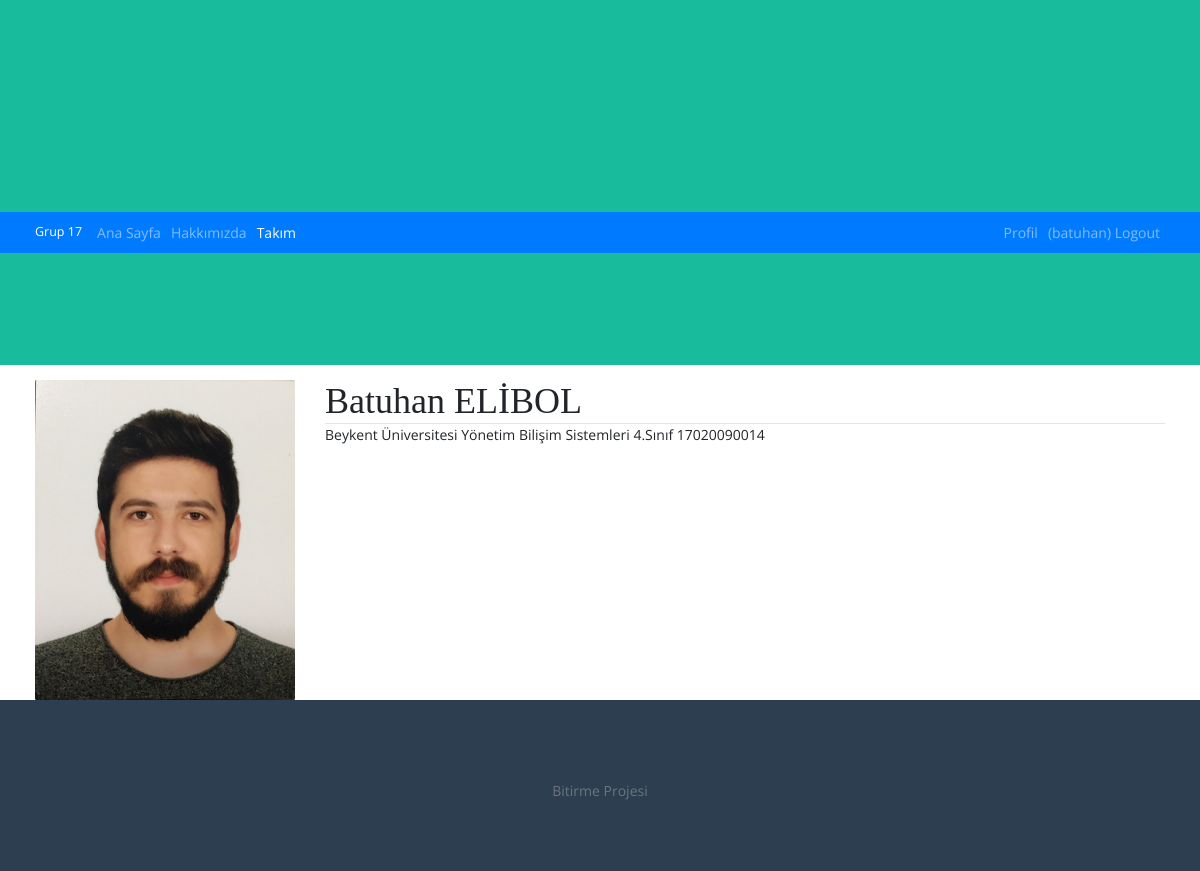
The app's page /takim/1 (signed in) with its own data.
### takim/models.py (models this page shows, shortened)
class Takim(models.Model):
    name = models.CharField(max_length=100, verbose_name='Ekip Üyesi')
    description = models.TextField(verbose_name='Üye Açıklaması')
    image = models.CharField(max_length=50, verbose_name='Üye Resmi')
    created_date = models.DateTimeField(auto_now_add=True, verbose_name='Eklenme Tarihi')
    isPublished = models.BooleanField(default=True)
    def get_image_path(self):
        return '/img/'+ self.image

### takim/views.py (the view)
# urls.py: path('<int:takim_id>', views.detail, name='detail'),
def detail(request, takim_id):
    team = get_object_or_404(Takim, pk= takim_id)
    context = {
        'team':team
    }
    return render(request, 'takim/detail.html', context)

### templates/takim/detail.html
{% extends 'layout.html' %}
{% load static %}
{% block content %}
    <div class="row">
        <div class="col-md-3">
            <img class="card-img" src="{% static team.get_image_path %}" alt="">
        </div>
        <div class="col-md-9">
            <h1>{{ team.name }}</h1>
            <hr>
            <p>
                {{ team.description }}
            </p>
        </div>
    </div>
{% endblock %}

### templates/partials/_navbar.html (shortened to what this page needs)
<header>
    <div class="navbar navbar-expand-sm bg-primary navbar-dark">
        <div class="container">
            <a href="{% url 'index' %}" class="navbar-brand">Grup 17</a>
            <ul class="navbar-nav mr-auto">
                <li
                {% if request.path == '/'%}
                    class="nav-item active"
                {% else  %}
                    class="nav-item"
                {% endif %}
                >
                    <a href="{% url 'index' %}" class="nav-link">Ana Sayfa</a>
                </li>
                <li
                {% if 'about' in request.path %}
                    class="nav-item active"
                {% else  %}
                    class="nav-item"
                {% endif %}
                >
                    <a href="{% url 'about' %}" class="nav-link">Hakkımızda</a>
                </li>
                <li
                {% if 'takim' in request.path %}
                    class="nav-item active"
                {% else  %}
                    class="nav-item"
                {% endif %}
                >
                    <a href="{% url 'takim' %}" class="nav-link">Takım</a>
                </li>
            </ul>
            <ul class="navbar-nav">
                {% if user.is_authenticated %}
                    <li
                    {% if 'calisan' in request.path %}
                        class="nav-item active"
                    {% else  %}
                        class="nav-item"
                    {% endif %}
                    >
                        <a href="{% url 'calisan' %}" class="nav-link">Profil</a>
                    </li>
                    <li class="nav-item">
                            <a  href="javascript:{document.getElementById('logout').submit()}" class="nav-link">({{ user.username }}) Logout</a>
                    </li>
                {% endif %}
            </ul>
        </div>
    </div>
</header>

### static/css/style.css (style rules this page uses)
* { padding: 0; margin: 0; box-sizing: border-box; }
html { font-size: 6px; }
body { font-family: 'Lato', sans-serif; font-size: 1.6rem; font-weight: 400; line-height: 1.5; background-color: #fff; position: relative; }
h1, h2, h3, h4, h5, h6 { font-weight: 700; font-family: Montserrat; }
a { text-decoration: none; }
ul { list-style-type: none; }
.container { width: 100%; margin-left: auto; margin-right: auto; padding-left: .5rem; padding-right: .5rem; }
@media (min-width: 576px) { .container { max-width: 540px; } }
@media (min-width: 576px) { html { font-size: 7px; } }
@media (min-width: 768px) { .container { max-width: 720px; } }
@media (min-width: 768px) { html { font-size: 8px; } }
@media (min-width: 992px) { .container { max-width: 960px; } }
@media (min-width: 992px) { html { font-size: 9px; } }
@media (min-width: 1200px) { .container { max-width: 1140px; } }
@media (min-width: 1200px) { html { font-size: 10px; } }
header { background-color: #18BC9C; padding-top: calc(112px + 10rem); padding-bottom: 112px; text-align: center; }

### static/css/main.css (style rules this page uses)
.row { display: -webkit-box; display: -webkit-flex; display: -moz-box; display: -ms-flexbox; display: flex; -webkit-flex-wrap: wrap; -ms-flex-wrap: wrap; flex-wrap: wrap; }
html { -webkit-box-sizing: border-box; -moz-box-sizing: border-box; box-sizing: border-box; }
* { padding: 0; margin: 0; }
*, *:before, *:after { -webkit-box-sizing: inherit; -moz-box-sizing: inherit; box-sizing: inherit; }
body, h1, h2, h3, h4, h5, h6, blockquote, p, pre, dl, dd, ol, ul, figure, hr, fieldset, legend { margin: 0; padding: 0; }
body { font-family: "Open Sans", "Arial", "Helvetica Neue", sans-serif; font-weight: 400; font-size: 14px; }
h1, h2, h3, h4, h5, h6 { font-weight: 400; }
h1 { font-size: 36px; }

### records on screen
Takim: image (picture), name "Batuhan ELİBOL", description "Beykent Üniversitesi Yönetim Bilişim Sistemleri 4.Sınıf 17020090014"

### other values on screen
{{ user.username }} "batuhan"
